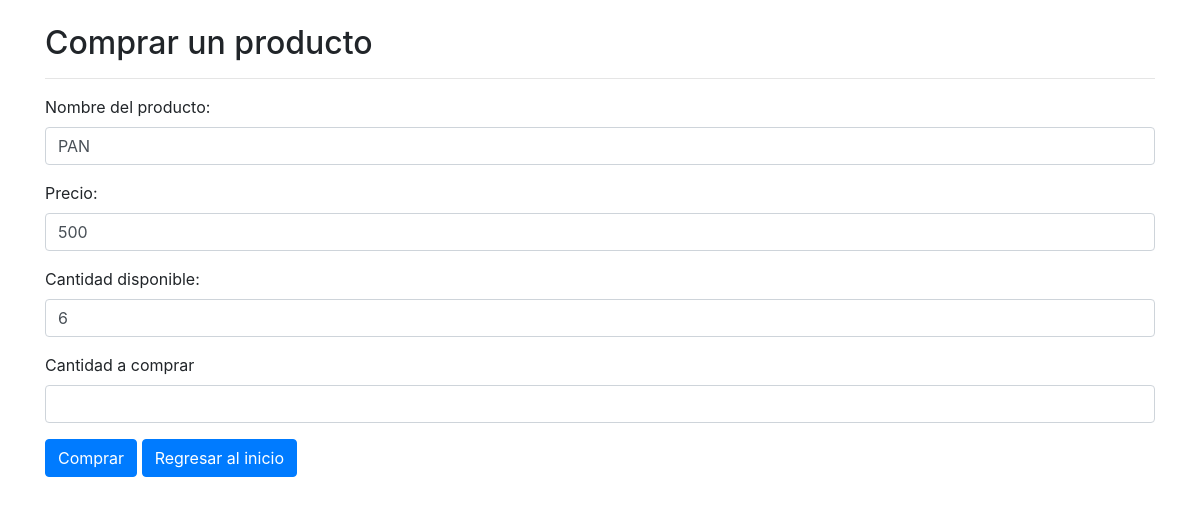
Screenshot of /venta.php?id=21 with the database file from the repository.
### tables this page shows
CREATE TABLE `productos` (
  `prd_id` int(11) NOT NULL,
  `prd_nombre` varchar(100) NOT NULL,
  `prd_referencia` varchar(50) NOT NULL,
  `prd_precio` int(11) NOT NULL,
  `prd_peso` int(11) NOT NULL,
  `prd_categoria` varchar(100) NOT NULL,
  `prd_stock` int(11) NOT NULL,
  `prd_creado` date NOT NULL
);

### php/producto.php (called while the page is built, shortened)
<?php
    class _productos {
        function getEditarProductos($id) {
            $db = new DB();
            $connect = $db->connect();
            $productos = [];
            $sql = "SELECT * FROM productos WHERE prd_id = :prd_id";
            $query = $connect -> prepare($sql);
            $query -> execute([
            'prd_id' => $id
            ]);
            $results = $query -> fetchAll(PDO::FETCH_OBJ);
            if($query -> rowCount() > 0)   {
                foreach($results as $result) {
                    array_push($productos, $result);
               }
            }
            return $productos;
        }
	}
 ?>

### venta.php (the view, shortened to what this page needs)
<?php
    require_once 'php/producto.php';
    $productos = new _productos();
    $get_productos = $productos->getEditarProductos($_GET['id']);
  ?>
 <?php include "templates/header.php"; ?>
<?php
if ($get_productos>0) {
    foreach ($get_productos as $fila) {
  ?>
<div class="container">
  <div class="row">
    <div class="col-md-12">
      <h2 class="mt-4">Comprar un producto</h2>
      <hr>
      <form action="venta.php?id=<?=$_GET['id']?>" method="post">
        <div class="form-group">
          <label>Nombre del producto:</label>
          <p class="form-control"> <?= $fila->prd_nombre; ?> </p>
        </div>
        <div class="form-group">
          <label>Precio:</label>
          <p class="form-control"><?= $fila->prd_precio; ?> </p>
        </div>
        <div class="form-group">
          <label>Cantidad disponible:</label>
          <p class="form-control"><?= $fila->prd_stock; ?> </p>
        </div>
        <div class="form-group">
          <label for="cantidad">Cantidad a comprar</label>
          <input type="number" name="cantidad" id="cantidad" class="form-control" required>
        </div>
        <div class="form-group">
          <input type="submit" class="btn btn-primary" value="Comprar">
          <a class="btn btn-primary" href="index.php">Regresar al inicio</a>
        </div>
      </form>
    </div>
  </div>
</div>
  <?php
   }
}
?>
<?php require "templates/footer.php"; ?>

### rows the page displays
productos: prd_nombre "PAN", prd_precio "500", prd_stock "6"
